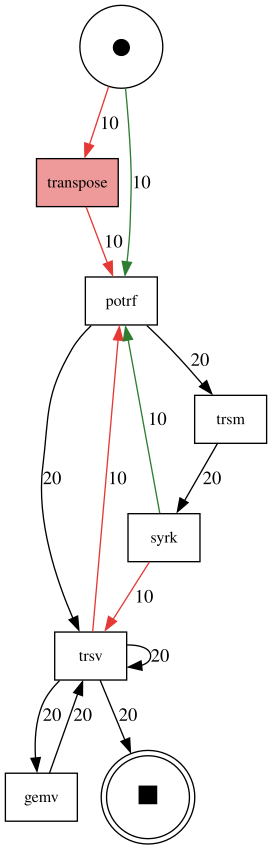

The script that drew this image:
from linnea_inspector.event_data  import prepare
from linnea_inspector.classifiers.f_call import f_call

from process_inspector.event_log import EventLog
from process_inspector.activity_log import ActivityLog

from process_inspector.dfg.dfg import DFG
from linnea_inspector.dfg.difference_perspective import LinneaDFGDifferencePerspective

import sys
import os

def dfg2():
    # Example test (from root directory):
    trace_dir = "../50algorithms_1000_100/Julia/experimentsKEB/traces/"
    
    trace_file1 = os.path.join(trace_dir,"algorithm1.traces")
    trace_file2 = os.path.join(trace_dir, "algorithm15.traces")
    
    event_data, meta_data = prepare(trace_file1)
    event_log = EventLog(event_data, case_key=['alg','iter'], order_key='time', obj_key='alg')
    activity_log = ActivityLog(event_log, 4, f_call)    
    dfg1 = DFG(activity_log)
    
    event_data, meta_data = prepare(trace_file2)
    event_log = EventLog(event_data, case_key=['alg','iter'], order_key='time', obj_key='alg')
    activity_log = ActivityLog(event_log, 4, f_call)    
    dfg2 = DFG(activity_log)
    
    perspective = LinneaDFGDifferencePerspective(dfg1, dfg2)
    perspective.create_style()
    graph = perspective.prepare_digraph(rankdir='TD')
    print(graph)
    graph.render('dfg2', format='svg', cleanup=True)
    print("SUCCESS")

if __name__ == "__main__":
    dfg2()
    
    
